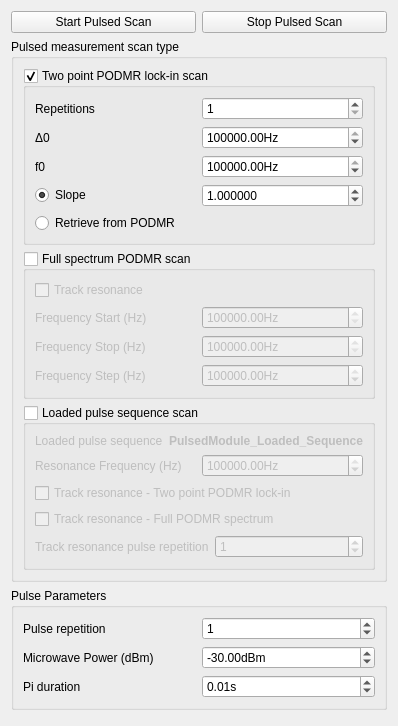
   <widget class="QWidget" name="Tab2">
    <attribute name="title">
     <string>Pulsed Measurements</string>
    </attribute>
    <layout class="QGridLayout" name="gridLayout_11">
     <item row="5" column="0">
      <spacer name="verticalSpacer_2">
       <property name="orientation">
        <enum>Qt::Vertical</enum>
       </property>
       <property name="sizeType">
        <enum>QSizePolicy::MinimumExpanding</enum>
       </property>
       <property name="sizeHint" stdset="0">
        <size>
         <width>20</width>
         <height>5</height>
        </size>
       </property>
      </spacer>
     </item>
     <item row="0" column="0">
      <layout class="QHBoxLayout" name="horizontalLayout_3">
       <item>
        <widget class="QPushButton" name="Start_Pulsed_PushButton">
         <property name="enabled">
          <bool>true</bool>
         </property>
         <property name="text">
          <string>Start Pulsed Scan</string>
         </property>
        </widget>
       </item>
       <item>
        <widget class="QPushButton" name="Stop_Pulsed_PushButton">
         <property name="text">
          <string>Stop Pulsed Scan</string>
         </property>
        </widget>
       </item>
      </layout>
     </item>
     <item row="1" column="0">
      <widget class="QGroupBox" name="groupBox_4">
       <property name="title">
        <string>Pulsed measurement scan type</string>
       </property>
       <layout class="QGridLayout" name="gridLayout_5">
        <item row="0" column="0">
         <widget class="QGroupBox" name="mw_tracking_mode_RadioButton">
          <property name="title">
           <string>Two point PODMR lock-in scan</string>
          </property>
          <property name="checkable">
           <bool>true</bool>
          </property>
          <property name="checked">
           <bool>true</bool>
          </property>
          <layout class="QGridLayout" name="gridLayout">
           <item row="0" column="0">
            <layout class="QHBoxLayout" name="horizontalLayout_4">
             <item>
              <widget class="QLabel" name="label_24">
               <property name="text">
                <string>Repetitions</string>
               </property>
              </widget>
             </item>
             <item>
              <widget class="QSpinBox" name="tracking_repetitions_doubleSpinBox">
               <property name="toolTip">
                <string>&lt;html&gt;&lt;head/&gt;&lt;body&gt;&lt;p&gt;Number of tracking repetitions. Allows correction of tracking freq. iteratively.&lt;/p&gt;&lt;/body&gt;&lt;/html&gt;</string>
               </property>
               <property name="minimum">
                <number>1</number>
               </property>
              </widget>
             </item>
            </layout>
           </item>
           <item row="1" column="0">
            <layout class="QHBoxLayout" name="horizontalLayout_17">
             <item>
              <widget class="QLabel" name="label_25">
               <property name="text">
                <string>Δ0</string>
               </property>
              </widget>
             </item>
             <item>
              <widget class="ScienDSpinBox" name="delta0_doubleSpinBox">
               <property name="toolTip">
                <string>&lt;html&gt;&lt;head/&gt;&lt;body&gt;&lt;p&gt;The measurement for tracking is done at f0-delta and f0+delta.&lt;/p&gt;&lt;/body&gt;&lt;/html&gt;</string>
               </property>
               <property name="suffix">
                <string>Hz</string>
               </property>
               <property name="minimum">
                <double>1.000000000000000</double>
               </property>
               <property name="maximum">
                <double>13000000000.000000000000000</double>
               </property>
               <property name="singleStep">
                <double>1000.000000000000000</double>
               </property>
               <property name="value">
                <double>100000.000000000000000</double>
               </property>
              </widget>
             </item>
            </layout>
           </item>
           <item row="2" column="0">
            <layout class="QHBoxLayout" name="horizontalLayout_18">
             <item>
              <widget class="QLabel" name="label_26">
               <property name="text">
                <string>f0</string>
               </property>
              </widget>
             </item>
             <item>
              <widget class="ScienDSpinBox" name="f0_doubleSpinBox">
               <property name="toolTip">
                <string>&lt;html&gt;&lt;head/&gt;&lt;body&gt;&lt;p&gt;The f0 must always be the left most peak in case of Hyperfine structure being present&lt;/p&gt;&lt;/body&gt;&lt;/html&gt;</string>
               </property>
               <property name="suffix">
                <string>Hz</string>
               </property>
               <property name="minimum">
                <double>1.000000000000000</double>
               </property>
               <property name="maximum">
                <double>13000000000.000000000000000</double>
               </property>
               <property name="singleStep">
                <double>1000.000000000000000</double>
               </property>
               <property name="value">
                <double>2870000000.000000000000000</double>
               </property>
              </widget>
             </item>
            </layout>
           </item>
           <item row="3" column="0">
            <layout class="QHBoxLayout" name="horizontalLayout_16">
             <item>
              <widget class="QRadioButton" name="slope_radioButton">
               <property name="text">
                <string>Slope</string>
               </property>
               <property name="checked">
                <bool>true</bool>
               </property>
              </widget>
             </item>
             <item>
              <widget class="ScienDSpinBox" name="slope2_doubleSpinBox">
               <property name="toolTip">
                <string>&lt;html&gt;&lt;head/&gt;&lt;body&gt;&lt;p&gt;Uses this value for the PODMR visibility slopes. Defines how much correction is done from a tracking measurement.&lt;/p&gt;&lt;/body&gt;&lt;/html&gt;</string>
               </property>
               <property name="decimals">
                <number>6</number>
               </property>
               <property name="maximum">
                <double>99999999999999997168788049560464200849936328366177157906432.000000000000000</double>
               </property>
               <property name="value">
                <double>1.000000000000000</double>
               </property>
              </widget>
             </item>
            </layout>
           </item>
           <item row="4" column="0">
            <widget class="QRadioButton" name="retrieve_radioButton">
             <property name="toolTip">
              <string>&lt;html&gt;&lt;head/&gt;&lt;body&gt;&lt;p&gt;Uses the value seen in the PODMR module at time of measurement.&lt;/p&gt;&lt;/body&gt;&lt;/html&gt;</string>
             </property>
             <property name="text">
              <string>Retrieve from PODMR</string>
             </property>
            </widget>
           </item>
          </layout>
         </widget>
        </item>
        <item row="1" column="0">
         <widget class="QGroupBox" name="mw_list_mode_RadioButton">
          <property name="enabled">
           <bool>true</bool>
          </property>
          <property name="title">
           <string>Full spectrum PODMR scan</string>
          </property>
          <property name="checkable">
           <bool>true</bool>
          </property>
          <property name="checked">
           <bool>false</bool>
          </property>
          <layout class="QGridLayout" name="gridLayout_9">
           <item row="1" column="0" colspan="2">
            <layout class="QHBoxLayout" name="horizontalLayout_5">
             <item>
              <widget class="QLabel" name="label_10">
               <property name="text">
                <string>Frequency Start (Hz)</string>
               </property>
              </widget>
             </item>
             <item>
              <widget class="ScienDSpinBox" name="pulsed_freq_start_DoubleSpinBox">
               <property name="toolTip">
                <string>&lt;html&gt;&lt;head/&gt;&lt;body&gt;&lt;p&gt;&lt;br/&gt;&lt;/p&gt;&lt;/body&gt;&lt;/html&gt;</string>
               </property>
               <property name="suffix">
                <string>Hz</string>
               </property>
               <property name="minimum">
                <double>1000000000.000000000000000</double>
               </property>
               <property name="maximum">
                <double>6000000000.000000000000000</double>
               </property>
               <property name="singleStep">
                <double>0.010000000000000</double>
               </property>
               <property name="value">
                <double>2780000000.000000000000000</double>
               </property>
              </widget>
             </item>
            </layout>
           </item>
           <item row="2" column="0" colspan="2">
            <layout class="QHBoxLayout" name="horizontalLayout_6">
             <item>
              <widget class="QLabel" name="label_11">
               <property name="text">
                <string>Frequency Stop (Hz)</string>
               </property>
              </widget>
             </item>
             <item>
              <widget class="ScienDSpinBox" name="pulsed_freq_stop_DoubleSpinBox">
               <property name="suffix">
                <string>Hz</string>
               </property>
               <property name="minimum">
                <double>1000000000.000000000000000</double>
               </property>
               <property name="maximum">
                <double>6000000000.000000000000000</double>
               </property>
               <property name="singleStep">
                <double>0.010000000000000</double>
               </property>
               <property name="value">
                <double>2980000000.000000000000000</double>
               </property>
              </widget>
             </item>
            </layout>
           </item>
           <item row="3" column="0" colspan="2">
            <layout class="QHBoxLayout" name="horizontalLayout_7">
             <item>
              <widget class="QLabel" name="label_13">
               <property name="text">
                <string>Frequency Step (Hz)</string>
               </property>
              </widget>
             </item>
             <item>
              <widget class="ScienDSpinBox" name="pulsed_freq_step_SpinBox">
               <property name="toolTip">
                <string>&lt;html&gt;&lt;head/&gt;&lt;body&gt;&lt;p&gt;Defines frequency step.&lt;/p&gt;&lt;/body&gt;&lt;/html&gt;</string>
               </property>
               <property name="suffix">
                <string>Hz</string>
               </property>
               <property name="minimum">
                <double>1.000000000000000</double>
               </property>
               <property name="maximum">
                <double>9999999.000000000000000</double>
               </property>
               <property name="singleStep">
                <double>100000.000000000000000</double>
               </property>
               <property name="value">
                <double>1000000.000000000000000</double>
               </property>
              </widget>
             </item>
            </layout>
           </item>
           <item row="0" column="0">
            <widget class="QCheckBox" name="podmr_list_tracking_checkBox">
             <property name="text">
              <string>Track resonance</string>
             </property>
            </widget>
           </item>
          </layout>
         </widget>
        </item>
        <item row="2" column="0">
         <widget class="QGroupBox" name="loaded_sequence_mode_RadioButton">
          <property name="enabled">
           <bool>true</bool>
          </property>
          <property name="title">
           <string>Loaded pulse sequence scan</string>
          </property>
          <property name="checkable">
           <bool>true</bool>
          </property>
          <property name="checked">
           <bool>false</bool>
          </property>
          <layout class="QGridLayout" name="gridLayout_6">
           <item row="0" column="0">
            <layout class="QHBoxLayout" name="horizontalLayout_2">
             <item>
              <widget class="QLabel" name="label_19">
               <property name="text">
                <string>Loaded pulse sequence</string>
               </property>
              </widget>
             </item>
             <item>
              <widget class="QLabel" name="loaded_sequence_label">
               <property name="font">
                <font>
                 <weight>75</weight>
                 <bold>true</bold>
                </font>
               </property>
               <property name="text">
                <string>PulsedModule_Loaded_Sequence</string>
               </property>
               <property name="alignment">
                <set>Qt::AlignRight|Qt::AlignTrailing|Qt::AlignVCenter</set>
               </property>
              </widget>
             </item>
            </layout>
           </item>
           <item row="1" column="0">
            <layout class="QHBoxLayout" name="horizontalLayout_8">
             <item>
              <widget class="QLabel" name="label_12">
               <property name="text">
                <string>Resonance Frequency (Hz)</string>
               </property>
              </widget>
             </item>
             <item>
              <widget class="ScienDSpinBox" name="loaded_seq_res_freq_DoubleSpinBox">
               <property name="suffix">
                <string>Hz</string>
               </property>
               <property name="minimum">
                <double>0.000000000000000</double>
               </property>
               <property name="maximum">
                <double>12500000000.000000000000000</double>
               </property>
               <property name="singleStep">
                <double>0.010000000000000</double>
               </property>
               <property name="value">
                <double>2870000000.000000000000000</double>
               </property>
              </widget>
             </item>
            </layout>
           </item>
           <item row="2" column="0">
            <widget class="QCheckBox" name="loaded_seq_track_freq_two_point_Checkbox">
             <property name="text">
              <string>Track resonance - Two point PODMR lock-in</string>
             </property>
            </widget>
           </item>
           <item row="3" column="0">
            <widget class="QCheckBox" name="loaded_seq_track_freq_PODMR_Checkbox">
             <property name="text">
              <string>Track resonance - Full PODMR spectrum</string>
             </property>
            </widget>
           </item>
           <item row="4" column="0">
            <layout class="QHBoxLayout" name="horizontalLayout_15">
             <item>
              <widget class="QLabel" name="label">
               <property name="text">
                <string>Track resonance pulse repetition</string>
               </property>
              </widget>
             </item>
             <item>
              <widget class="QSpinBox" name="pulse_repetition_tracking_spinBox">
               <property name="toolTip">
                <string>&lt;html&gt;&lt;head/&gt;&lt;body&gt;&lt;p&gt;Number of repetions of the loaded sequence.&lt;/p&gt;&lt;/body&gt;&lt;/html&gt;</string>
               </property>
               <property name="maximum">
                <number>1000000000</number>
               </property>
               <property name="value">
                <number>1</number>
               </property>
              </widget>
             </item>
            </layout>
           </item>
          </layout>
         </widget>
        </item>
       </layout>
      </widget>
     </item>
     <item row="3" column="0">
      <widget class="QGroupBox" name="groupBox_6">
       <property name="title">
        <string>Pulse Parameters</string>
       </property>
       <layout class="QGridLayout" name="gridLayout_8">
        <item row="0" column="0">
         <layout class="QHBoxLayout" name="horizontalLayout_28">
          <item>
           <widget class="QLabel" name="label_18">
            <property name="toolTip">
             <string>&lt;html&gt;&lt;head/&gt;&lt;body&gt;&lt;p&gt;The time the scanner should take during an idle move, i.e. when it drives to a new position, or to travel to the next starting position if the end line was reached in a single forward scan.&lt;/p&gt;&lt;/body&gt;&lt;/html&gt;</string>
            </property>
            <property name="text">
             <string>Pulse repetition</string>
            </property>
           </widget>
          </item>
          <item>
           <widget class="QSpinBox" name="pulse_repetition_spinBox">
            <property name="toolTip">
             <string>&lt;html&gt;&lt;head/&gt;&lt;body&gt;&lt;p&gt;Number of repetions of the loaded sequence.&lt;/p&gt;&lt;/body&gt;&lt;/html&gt;</string>
            </property>
            <property name="maximum">
             <number>1000000000</number>
            </property>
            <property name="value">
             <number>1</number>
            </property>
           </widget>
          </item>
         </layout>
        </item>
        <item row="1" column="0">
         <layout class="QHBoxLayout" name="horizontalLayout_29">
          <item>
           <widget class="QLabel" name="label_14">
            <property name="text">
             <string>Microwave Power (dBm)</string>
            </property>
           </widget>
          </item>
          <item>
           <widget class="ScienDSpinBox" name="pulsed_mw_power_DoubleSpinBox">
            <property name="toolTip">
             <string>&lt;html&gt;&lt;head/&gt;&lt;body&gt;&lt;p&gt;Microwave power (SMIQ like device output) to be used for all below measurements.&lt;/p&gt;&lt;/body&gt;&lt;/html&gt;</string>
            </property>
            <property name="suffix">
             <string>dBm</string>
            </property>
            <property name="decimals">
             <number>2</number>
            </property>
            <property name="minimum">
             <double>-50.000000000000000</double>
            </property>
            <property name="maximum">
             <double>40.000000000000000</double>
            </property>
            <property name="singleStep">
             <double>0.100000000000000</double>
            </property>
            <property name="value">
             <double>-30.000000000000000</double>
            </property>
           </widget>
          </item>
         </layout>
        </item>
        <item row="2" column="0">
         <layout class="QGridLayout" name="gridLayout_7">
          <item row="0" column="0">
           <widget class="QLabel" name="label_27">
            <property name="toolTip">
             <string>&lt;html&gt;&lt;head/&gt;&lt;body&gt;&lt;p&gt;The time the scanner should take during an idle move, i.e. when it drives to a new position, or to travel to the next starting position if the end line was reached in a single forward scan.&lt;/p&gt;&lt;/body&gt;&lt;/html&gt;</string>
            </property>
            <property name="text">
             <string>Pi duration</string>
            </property>
           </widget>
          </item>
          <item row="0" column="1">
           <widget class="ScienDSpinBox" name="pi_duration_doubleSpinBox">
            <property name="toolTip">
             <string>&lt;html&gt;&lt;head/&gt;&lt;body&gt;&lt;p&gt;Pi pulse duration for all above measurements. Measurements are all hard coded in the logic except for CW mode.&lt;/p&gt;&lt;/body&gt;&lt;/html&gt;</string>
            </property>
            <property name="suffix">
             <string>s</string>
            </property>
            <property name="maximum">
             <double>100.000000000000000</double>
            </property>
            <property name="singleStep">
             <double>0.010000000000000</double>
            </property>
            <property name="value">
             <double>0.010000000000000</double>
            </property>
           </widget>
          </item>
         </layout>
        </item>
       </layout>
      </widget>
     </item>
    </layout>
   </widget>
